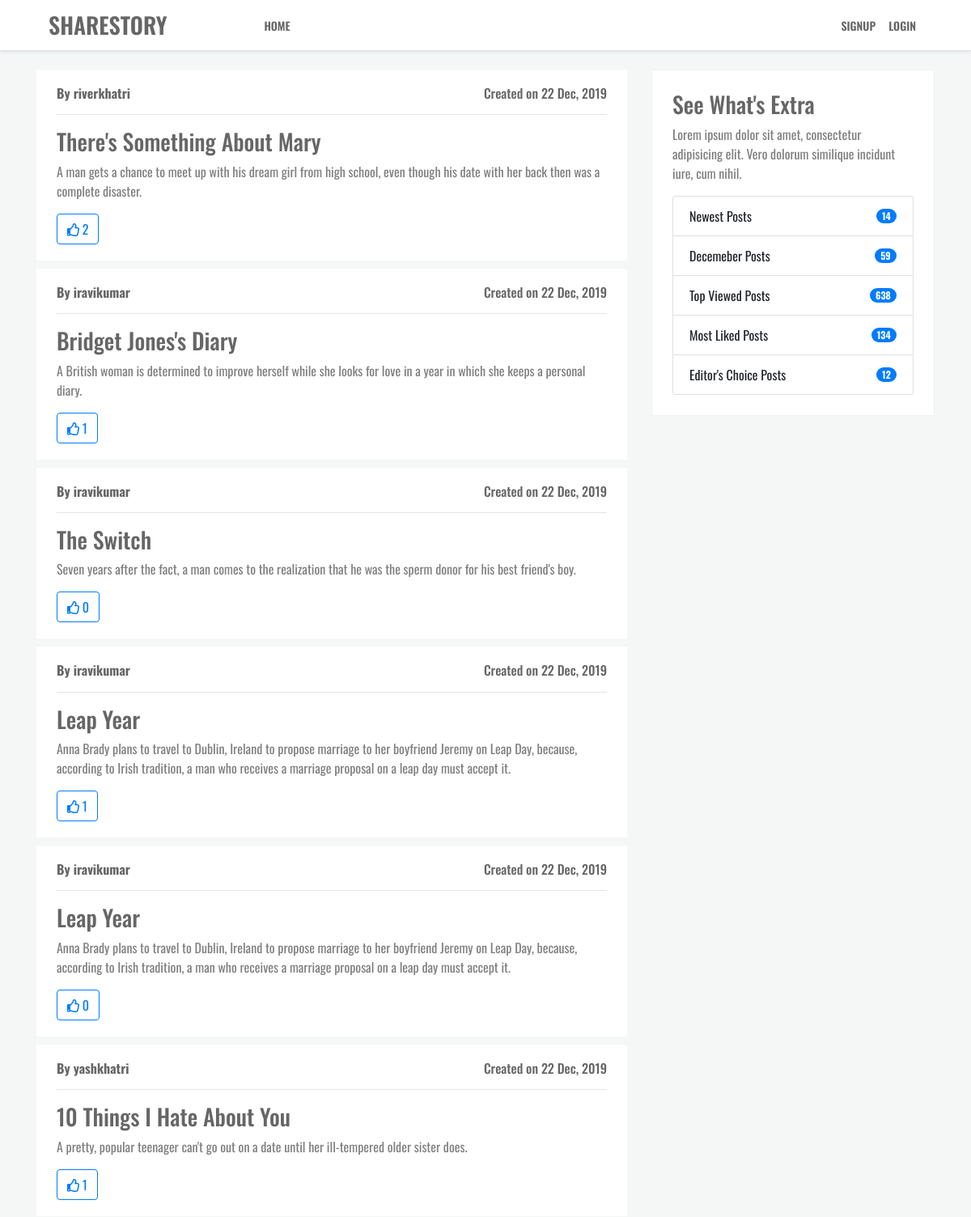
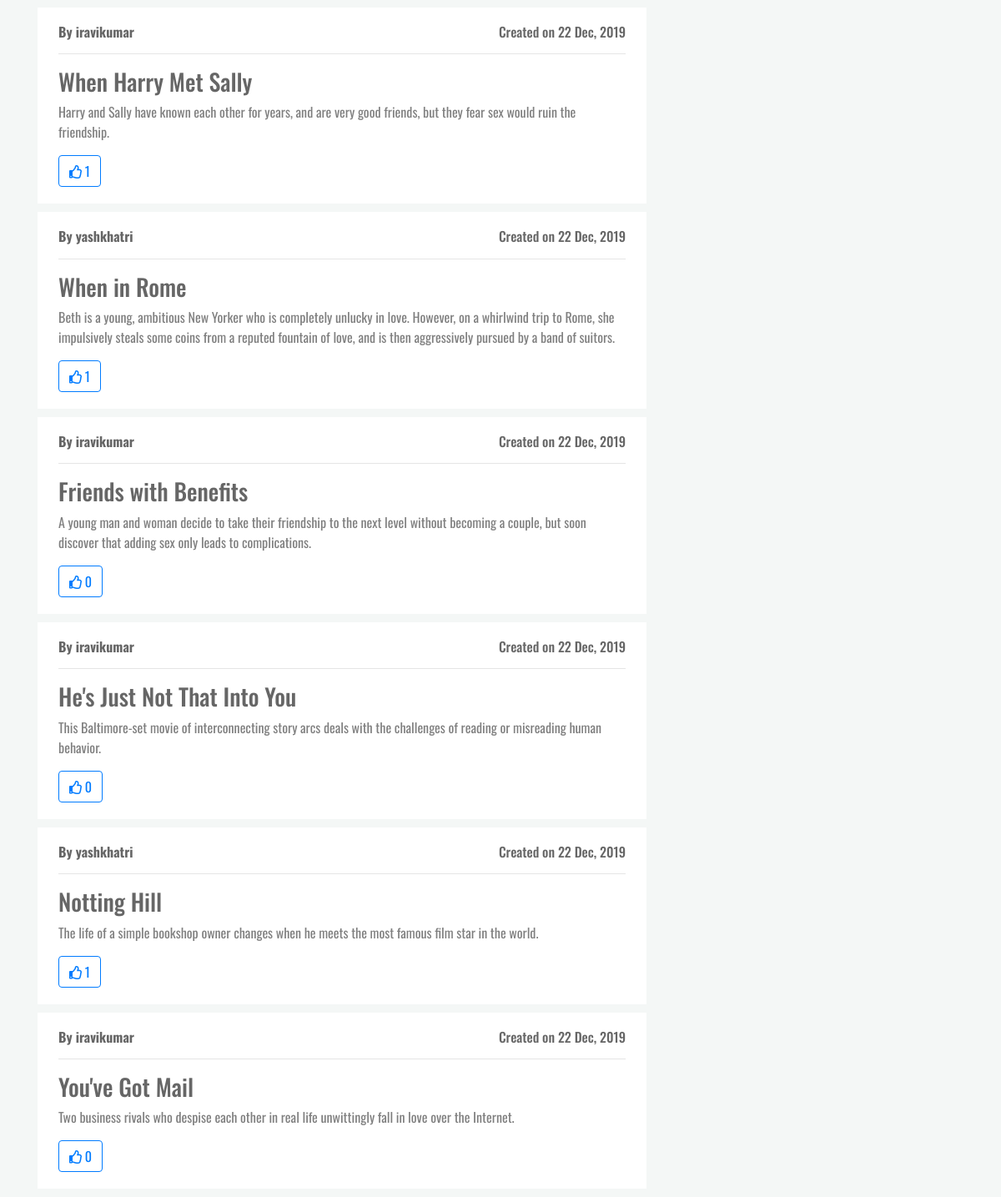
The page / on the database its author committed (2 pictures, top to bottom).
### sharestory/models.py (models this page shows, shortened)
class Post(models.Model):
    title = models.CharField(max_length=100)
    content = models.TextField()
    likes = models.ManyToManyField(User, related_name="likes", blank=True)
    date_posted = models.DateTimeField(default=timezone.now)
    author = models.ForeignKey(User, on_delete=models.CASCADE)

### sharestory/views.py (the view)
# urls.py: path('', views.home, name="home"),
def home(request):
    context = {
        'posts': Post.objects.all().order_by('-date_posted')
    }
    return render(request, 'sharestory/home.html', context)

### sharestory/templates/sharestory/home.html (shortened to what this page needs)
{% extends 'sharestory/base.html' %}
{% block content %}
    {% for post in posts %}
        <article>
            <h6 class="float-right">Created on {{ post.date_posted|date:"d M, Y" }}</h6>
            <h6 class="font-weight-bold">By {{ post.author }}</h6>
            <hr/>
            <h3>{{ post.title }}</h3>
            <p>{{ post.content }}</p>
            {% if user.is_authenticated %}
                <form class="" action="{% url 'post_like' %}" method="post">
                    {% csrf_token %}
                    <button class="btn btn-outline-primary" name="post_id" value="{{ post.id }}">
                        <i class="far fa-thumbs-up"></i> {{ post.likes.count }}
                    </button>
                </form>
            {% else %}
                <button class="btn btn-outline-primary" name="post_id" value="{{ post.id }}">
                    <i class="far fa-thumbs-up"></i> {{ post.likes.count }}
                </button>
            {% endif %}
        </article>
    {% endfor %}
{% endblock %}

### sharestory/templates/sharestory/base.html (shortened to what this page needs)
{% load static %}
<!DOCTYPE html>
<html lang="en">
<head>
    <link rel="stylesheet" href="https://stackpath.bootstrapcdn.com/bootstrap/4.4.1/css/bootstrap.min.css">
    <link rel="stylesheet" href="https://use.fontawesome.com/releases/v5.7.0/css/all.css">
    <link rel="stylesheet" href="{% static 'sharestory/main.css' %}">
</head>
<body>
    <header>
        <nav class="navbar navbar-expand-lg">
            <a class="navbar-brand" href="{% url 'home' %}">
                <span class="logo">ShareStory</span>
            </a>
            <div class="collapse navbar-collapse" id="navbar-small-device">
                <ul class="navbar-nav pl-5 ml-5 mr-auto">
                    <li class="nav-item">
                        <a class="nav-link" href="{% url 'home' %}">Home</a>
                    </li>
                </ul>
                <ul class="navbar-nav ml-auto">
                    {% if user.is_authenticated %}
                        <li class="nav-item">
                            <a class="nav-link username" href="">{{ user.username }}</a>
                        </li>
                        <li class="nav-item">
                            <a class="nav-link" href="{% url 'logout' %}">Logout</a>
                        </li>
                    {% else %}
                        <li class="nav-item">
                            <a class="nav-link" href="{% url 'signup' %}">Signup</a>
                        </li>
                        <li class="nav-item">
                            <a class="nav-link" href="{% url 'login' %}">Login</a>
                        </li>
                    {% endif %}
                </ul>
            </div>
        </nav>
    </header>
    <div class="container mt-4">
        <div class="row">
            <div class="col-md-8">
                {% block content %}{% endblock %}
            </div>
            <div class="col-md-4">
                <div class="sidebar">
                    <h3>See What's Extra</h3>
                    <p>Lorem ipsum dolor sit amet, consectetur adipisicing elit. Vero dolorum similique incidunt iure, cum nihil.</p>
                    <ul class="list-group">
                        <li class="list-group-item d-flex justify-content-between align-items-center">
                            Newest Posts
                            <span class="badge badge-primary badge-pill">14</span>
                        </li>
                        <li class="list-group-item d-flex justify-content-between align-items-center">
                            Decemeber Posts
                            <span class="badge badge-primary badge-pill">59</span>
                        </li>
                        <li class="list-group-item d-flex justify-content-between align-items-center">
                            Top Viewed Posts
                            <span class="badge badge-primary badge-pill">638</span>
                        </li>
                        <li class="list-group-item d-flex justify-content-between align-items-center">
                            Most Liked Posts
                            <span class="badge badge-primary badge-pill">134</span>
                        </li>
                        <li class="list-group-item d-flex justify-content-between align-items-center">
                            Editor's Choice Posts
                            <span class="badge badge-primary badge-pill">12</span>
                        </li>
                    </ul>
                </div>
            </div>
        </div>
    </div>
</body>
</html>

### sharestory/static/sharestory/main.css (style rules this page uses)
body { background: #f4f7f6; font-family: 'Oswald', sans-serif; }
header { background: #fff; }
nav { padding: 5px 60px !important; box-shadow: 0px 0px 5px 1px #d0d3d9; }
nav .logo { font-size: 28px; font-weight: 600; }
nav a { font-size: 14px; font-weight: 600; color: rgba(0, 0, 0, 0.6) !important; text-transform: uppercase; }
article { padding: 20px 25px 20px 25px; margin-bottom: 10px; background-color: #fff; }
h1, h2, h3, h4, h5, h6 { color: rgba(0, 0, 0, 0.6) !important; }
p { color: rgba(0, 0, 0, 0.5) !important; }
.sidebar { width: 100%; height: auto; background-color: #fff; border: 1px solid #f0f2f5; padding: 25px; }

### rows shown on the page
Post: date_posted "22 Dec, 2019", author "riverkhatri", title "There's Something About Mary", content "A man gets a chance to meet up with his dream girl from high school, even though his date with her back then was a complete disaster.", likes.count "2"
Post: date_posted "22 Dec, 2019", author "iravikumar", title "Bridget Jones's Diary", content "A British woman is determined to improve herself while she looks for love in a year in which she keeps a personal diary.", likes.count "1"
Post: date_posted "22 Dec, 2019", author "iravikumar", title "The Switch", content "Seven years after the fact, a man comes to the realization that he was the sperm donor for his best friend's boy.", likes.count "0"
Post: date_posted "22 Dec, 2019", author "iravikumar", title "Leap Year", content "Anna Brady plans to travel to Dublin, Ireland to propose marriage to her boyfriend Jeremy on Leap Day, because, according to Irish tradition, a man who receives a marriage proposal on a leap day must accept it.", likes.count "1"
Post: date_posted "22 Dec, 2019", author "iravikumar", title "Leap Year", content "Anna Brady plans to travel to Dublin, Ireland to propose marriage to her boyfriend Jeremy on Leap Day, because, according to Irish tradition, a man who receives a marriage proposal on a leap day must accept it.", likes.count "0"
Post: date_posted "22 Dec, 2019", author "yashkhatri", title "10 Things I Hate About You", content "A pretty, popular teenager can't go out on a date until her ill-tempered older sister does.", likes.count "1"
Post: date_posted "22 Dec, 2019", author "iravikumar", title "When Harry Met Sally", content "Harry and Sally have known each other for years, and are very good friends, but they fear sex would ruin the friendship.", likes.count "1"
Post: date_posted "22 Dec, 2019", author "yashkhatri", title "When in Rome", content "Beth is a young, ambitious New Yorker who is completely unlucky in love. However, on a whirlwind trip to Rome, she impulsively steals some coins from a reputed fountain of love, and is then aggressively pursued by a band of suitors.", likes.count "1"
Post: date_posted "22 Dec, 2019", author "iravikumar", title "Friends with Benefits", content "A young man and woman decide to take their friendship to the next level without becoming a couple, but soon discover that adding sex only leads to complications.", likes.count "0"
Post: date_posted "22 Dec, 2019", author "iravikumar", title "He's Just Not That Into You", content "This Baltimore-set movie of interconnecting story arcs deals with the challenges of reading or misreading human behavior.", likes.count "0"
Post: date_posted "22 Dec, 2019", author "yashkhatri", title "Notting Hill", content "The life of a simple bookshop owner changes when he meets the most famous film star in the world.", likes.count "1"
Post: date_posted "22 Dec, 2019", author "iravikumar", title "You've Got Mail", content "Two business rivals who despise each other in real life unwittingly fall in love over the Internet.", likes.count "0"
